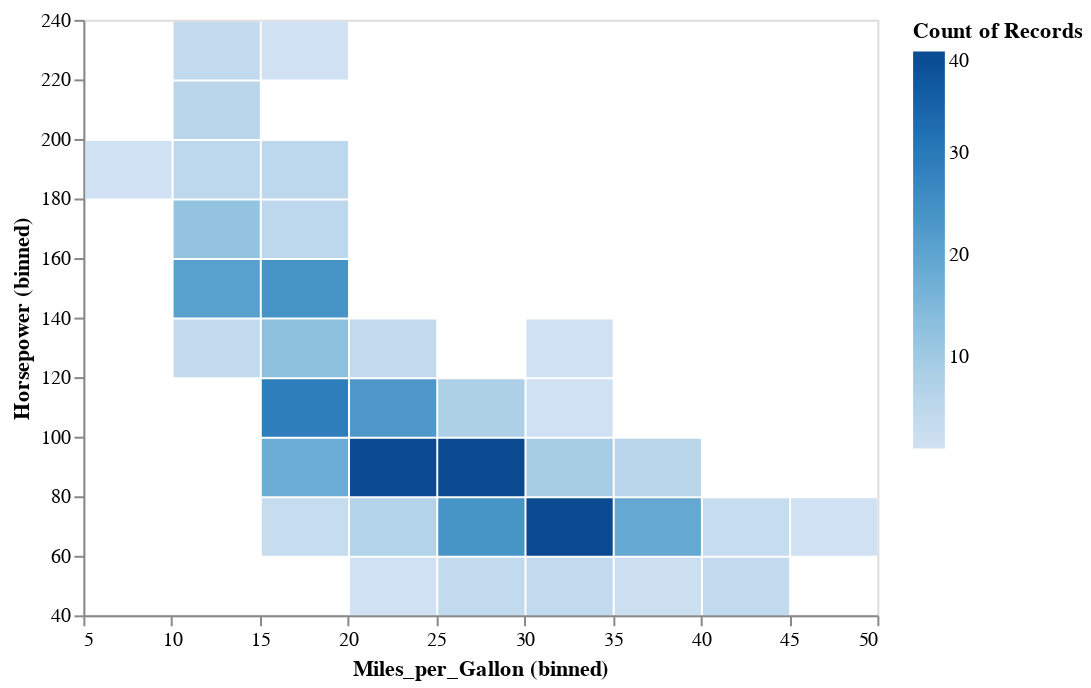

The notebook cell saved with this chart:
### Code cell
alt.Chart(cars).mark_bar().encode(x=alt.X('Miles_per_Gallon', bin=True), y=alt.Y('Horsepower', bin=True), color='count()').interactive()

### Figure 1 — Vega-Lite specification as saved in the notebook (floating-point values rounded to 4 significant figures; data arrays with more than 128 entries replaced by an {"elided": "..."} marker saying what was removed)
{"config": {"view": {"continuousWidth": 400, "continuousHeight": 300}}, "data": {"name": "data-f02450ab61490a1363517a0190416235"}, "mark": "bar", "encoding": {"color": {"type": "quantitative", "aggregate": "count"}, "x": {"type": "quantitative", "bin": true, "field": "Miles_per_Gallon"}, "y": {"type": "quantitative", "bin": true, "field": "Horsepower"}}, "selection": {"selector031": {"type": "interval", "bind": "scales", "encodings": ["x", "y"]}}, "$schema": "https://vega.github.io/schema/vega-lite/v4.8.1.json", "datasets": {"data-f02450ab61490a1363517a0190416235": {"elided": "406 records"}}}
